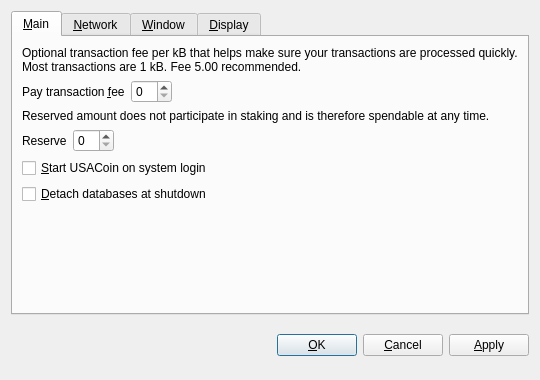
<?xml version="1.0" encoding="UTF-8"?>
<ui version="4.0">
 <class>OptionsDialog</class>
 <widget class="QDialog" name="OptionsDialog">
  <property name="geometry">
   <rect>
    <x>0</x>
    <y>0</y>
    <width>540</width>
    <height>380</height>
   </rect>
  </property>
  <property name="windowTitle">
   <string>Options</string>
  </property>
  <property name="modal">
   <bool>true</bool>
  </property>
  <layout class="QVBoxLayout" name="verticalLayout">
   <item>
    <widget class="QTabWidget" name="tabWidget">
     <property name="tabPosition">
      <enum>QTabWidget::North</enum>
     </property>
     <property name="currentIndex">
      <number>0</number>
     </property>
     <widget class="QWidget" name="tabMain">
      <attribute name="title">
       <string>&amp;Main</string>
      </attribute>
      <layout class="QVBoxLayout" name="verticalLayout_Main">
       <item>
        <widget class="QLabel" name="transactionFeeInfoLabel">
         <property name="text">
          <string>Optional transaction fee per kB that helps make sure your transactions are processed quickly. Most transactions are 1 kB. Fee 5.00 recommended.</string>
         </property>
         <property name="textFormat">
          <enum>Qt::PlainText</enum>
         </property>
         <property name="wordWrap">
          <bool>true</bool>
         </property>
        </widget>
       </item>
       <item>
        <layout class="QHBoxLayout" name="horizontalLayoutFee">
         <item>
          <widget class="QLabel" name="transactionFeeLabel">
           <property name="text">
            <string>Pay transaction &amp;fee</string>
           </property>
           <property name="textFormat">
            <enum>Qt::PlainText</enum>
           </property>
           <property name="buddy">
            <cstring>transactionFee</cstring>
           </property>
          </widget>
         </item>
         <item>
          <widget class="BitcoinAmountField" name="transactionFee"/>
         </item>
         <item>
          <spacer name="horizontalSpacerFee">
           <property name="orientation">
            <enum>Qt::Horizontal</enum>
           </property>
           <property name="sizeHint" stdset="0">
            <size>
             <width>40</width>
             <height>20</height>
            </size>
           </property>
          </spacer>
         </item>
        </layout>
       </item>
       <item>
        <widget class="QLabel" name="reserveBalanceInfoLabel">
         <property name="text">
          <string>Reserved amount does not participate in staking and is therefore spendable at any time.</string>
         </property>
         <property name="textFormat">
          <enum>Qt::PlainText</enum>
         </property>
         <property name="wordWrap">
          <bool>true</bool>
         </property>
        </widget>
       </item>
       <item>
        <layout class="QHBoxLayout" name="horizontalLayoutReserveBalance">
         <item>
          <widget class="QLabel" name="reserveBalanceLabel">
           <property name="text">
            <string>Reserve</string>
           </property>
           <property name="textFormat">
            <enum>Qt::PlainText</enum>
           </property>
           <property name="buddy">
            <cstring>reserveBalance</cstring>
           </property>
          </widget>
         </item>
         <item>
          <widget class="BitcoinAmountField" name="reserveBalance"/>
         </item>
         <item>
          <spacer name="horizontalSpacerReserveBalance">
           <property name="orientation">
            <enum>Qt::Horizontal</enum>
           </property>
           <property name="sizeHint" stdset="0">
            <size>
             <width>40</width>
             <height>20</height>
            </size>
           </property>
          </spacer>
         </item>
        </layout>
       </item>
       <item>
        <widget class="QCheckBox" name="bitcoinAtStartup">
         <property name="toolTip">
          <string>Automatically start USACoin after logging in to the system.</string>
         </property>
         <property name="text">
          <string>&amp;Start USACoin on system login</string>
         </property>
        </widget>
       </item>
       <item>
        <widget class="QCheckBox" name="detachDatabases">
         <property name="toolTip">
          <string>Detach block and address databases at shutdown. This means they can be moved to another data directory, but it slows down shutdown. The wallet is always detached.</string>
         </property>
         <property name="text">
          <string>&amp;Detach databases at shutdown</string>
         </property>
        </widget>
       </item>
       <item>
        <spacer name="verticalSpacer_Main">
         <property name="orientation">
          <enum>Qt::Vertical</enum>
         </property>
         <property name="sizeHint" stdset="0">
          <size>
           <width>20</width>
           <height>40</height>
          </size>
         </property>
        </spacer>
       </item>
      </layout>
     </widget>
     <widget class="QWidget" name="tabNetwork">
      <attribute name="title">
       <string>&amp;Network</string>
      </attribute>
      <layout class="QVBoxLayout" name="verticalLayout_Network">
       <item>
        <widget class="QCheckBox" name="mapPortUpnp">
         <property name="toolTip">
          <string>Automatically open the USACoin client port on the router. This only works when your router supports UPnP and it is enabled.</string>
         </property>
         <property name="text">
          <string>Map port using &amp;UPnP</string>
         </property>
        </widget>
       </item>
       <item>
        <widget class="QCheckBox" name="connectSocks">
         <property name="toolTip">
          <string>Connect to the USACoin network through a SOCKS proxy (e.g. when connecting through Tor).</string>
         </property>
         <property name="text">
          <string>&amp;Connect through SOCKS proxy:</string>
         </property>
        </widget>
       </item>
       <item>
        <layout class="QHBoxLayout" name="horizontalLayout_Network">
         <item>
          <widget class="QLabel" name="proxyIpLabel">
           <property name="text">
            <string>Proxy &amp;IP:</string>
           </property>
           <property name="textFormat">
            <enum>Qt::PlainText</enum>
           </property>
           <property name="buddy">
            <cstring>proxyIp</cstring>
           </property>
          </widget>
         </item>
         <item>
          <widget class="QValidatedLineEdit" name="proxyIp">
           <property name="maximumSize">
            <size>
             <width>140</width>
             <height>16777215</height>
            </size>
           </property>
           <property name="toolTip">
            <string>IP address of the proxy (e.g. 127.0.0.1)</string>
           </property>
          </widget>
         </item>
         <item>
          <widget class="QLabel" name="proxyPortLabel">
           <property name="text">
            <string>&amp;Port:</string>
           </property>
           <property name="textFormat">
            <enum>Qt::PlainText</enum>
           </property>
           <property name="buddy">
            <cstring>proxyPort</cstring>
           </property>
          </widget>
         </item>
         <item>
          <widget class="QLineEdit" name="proxyPort">
           <property name="maximumSize">
            <size>
             <width>55</width>
             <height>16777215</height>
            </size>
           </property>
           <property name="toolTip">
            <string>Port of the proxy (e.g. 9050)</string>
           </property>
          </widget>
         </item>
         <item>
          <widget class="QLabel" name="socksVersionLabel">
           <property name="text">
            <string>SOCKS &amp;Version:</string>
           </property>
           <property name="textFormat">
            <enum>Qt::PlainText</enum>
           </property>
           <property name="buddy">
            <cstring>socksVersion</cstring>
           </property>
          </widget>
         </item>
         <item>
          <widget class="QValueComboBox" name="socksVersion">
           <property name="toolTip">
            <string>SOCKS version of the proxy (e.g. 5)</string>
           </property>
          </widget>
         </item>
         <item>
          <spacer name="horizontalSpacer_Network">
           <property name="orientation">
            <enum>Qt::Horizontal</enum>
           </property>
           <property name="sizeHint" stdset="0">
            <size>
             <width>40</width>
             <height>20</height>
            </size>
           </property>
          </spacer>
         </item>
        </layout>
       </item>
       <item>
        <spacer name="verticalSpacer_Network">
         <property name="orientation">
          <enum>Qt::Vertical</enum>
         </property>
         <property name="sizeHint" stdset="0">
          <size>
           <width>20</width>
           <height>40</height>
          </size>
         </property>
        </spacer>
       </item>
      </layout>
     </widget>
     <widget class="QWidget" name="tabWindow">
      <attribute name="title">
       <string>&amp;Window</string>
      </attribute>
      <layout class="QVBoxLayout" name="verticalLayout_Window">
       <item>
        <widget class="QCheckBox" name="minimizeToTray">
         <property name="toolTip">
          <string>Show only a tray icon after minimizing the window.</string>
         </property>
         <property name="text">
          <string>&amp;Minimize to the tray instead of the taskbar</string>
         </property>
        </widget>
       </item>
       <item>
        <widget class="QCheckBox" name="minimizeOnClose">
         <property name="toolTip">
          <string>Minimize instead of exit the application when the window is closed. When this option is enabled, the application will be closed only after selecting Quit in the menu.</string>
         </property>
         <property name="text">
          <string>M&amp;inimize on close</string>
         </property>
        </widget>
       </item>
       <item>
        <spacer name="verticalSpacer_Window">
         <property name="orientation">
          <enum>Qt::Vertical</enum>
         </property>
         <property name="sizeHint" stdset="0">
          <size>
           <width>20</width>
           <height>40</height>
          </size>
         </property>
        </spacer>
       </item>
      </layout>
     </widget>
     <widget class="QWidget" name="tabDisplay">
      <attribute name="title">
       <string>&amp;Display</string>
      </attribute>
      <layout class="QVBoxLayout" name="verticalLayout_Display">
       <item>
        <layout class="QHBoxLayout" name="horizontalLayout_1_Display">
         <item>
          <widget class="QLabel" name="langLabel">
           <property name="text">
            <string>User Interface &amp;language:</string>
           </property>
           <property name="textFormat">
            <enum>Qt::PlainText</enum>
           </property>
           <property name="buddy">
            <cstring>lang</cstring>
           </property>
          </widget>
         </item>
         <item>
          <widget class="QValueComboBox" name="lang">
           <property name="toolTip">
            <string>The user interface language can be set here. This setting will take effect after restarting USACoin.</string>
           </property>
          </widget>
         </item>
        </layout>
       </item>
       <item>
        <layout class="QHBoxLayout" name="horizontalLayout_2_Display">
         <item>
          <widget class="QLabel" name="unitLabel">
           <property name="text">
            <string>&amp;Unit to show amounts in:</string>
           </property>
           <property name="textFormat">
            <enum>Qt::PlainText</enum>
           </property>
           <property name="buddy">
            <cstring>unit</cstring>
           </property>
          </widget>
         </item>
         <item>
          <widget class="QValueComboBox" name="unit">
           <property name="toolTip">
            <string>Choose the default subdivision unit to show in the interface and when sending coins.</string>
           </property>
          </widget>
         </item>
        </layout>
       </item>
       <item>
        <widget class="QCheckBox" name="displayAddresses">
         <property name="toolTip">
          <string>Whether to show USACoin addresses in the transaction list or not.</string>
         </property>
         <property name="text">
          <string>&amp;Display addresses in transaction list</string>
         </property>
        </widget>
       </item>
       <item>
        <widget class="QCheckBox" name="coinControlFeatures">
         <property name="toolTip">
          <string>Whether to show coin control features or not.</string>
         </property>
         <property name="text">
          <string>Display coin &amp;control features (experts only!)</string>
         </property>
        </widget>
       </item>
       <item>
        <spacer name="verticalSpacer_Display">
         <property name="orientation">
          <enum>Qt::Vertical</enum>
         </property>
         <property name="sizeHint" stdset="0">
          <size>
           <width>20</width>
           <height>40</height>
          </size>
         </property>
        </spacer>
       </item>
      </layout>
     </widget>
    </widget>
   </item>
   <item>
    <layout class="QHBoxLayout" name="horizontalLayout_Buttons">
     <item>
      <spacer name="horizontalSpacer_1">
       <property name="orientation">
        <enum>Qt::Horizontal</enum>
       </property>
       <property name="sizeHint" stdset="0">
        <size>
         <width>40</width>
         <height>48</height>
        </size>
       </property>
      </spacer>
     </item>
     <item>
      <widget class="QLabel" name="statusLabel">
       <property name="font">
        <font>
         <weight>75</weight>
         <bold>true</bold>
        </font>
       </property>
       <property name="text">
        <string/>
       </property>
       <property name="textFormat">
        <enum>Qt::PlainText</enum>
       </property>
       <property name="wordWrap">
        <bool>true</bool>
       </property>
      </widget>
     </item>
     <item>
      <spacer name="horizontalSpacer_2">
       <property name="orientation">
        <enum>Qt::Horizontal</enum>
       </property>
       <property name="sizeHint" stdset="0">
        <size>
         <width>40</width>
         <height>48</height>
        </size>
       </property>
      </spacer>
     </item>
     <item>
      <widget class="QPushButton" name="okButton">
       <property name="text">
        <string>&amp;OK</string>
       </property>
      </widget>
     </item>
     <item>
      <widget class="QPushButton" name="cancelButton">
       <property name="text">
        <string>&amp;Cancel</string>
       </property>
       <property name="autoDefault">
        <bool>false</bool>
       </property>
      </widget>
     </item>
     <item>
      <widget class="QPushButton" name="applyButton">
       <property name="text">
        <string>&amp;Apply</string>
       </property>
       <property name="autoDefault">
        <bool>false</bool>
       </property>
      </widget>
     </item>
    </layout>
   </item>
  </layout>
 </widget>
 <customwidgets>
  <customwidget>
   <class>BitcoinAmountField</class>
   <extends>QSpinBox</extends>
   <header>bitcoinamountfield.h</header>
  </customwidget>
  <customwidget>
   <class>QValueComboBox</class>
   <extends>QComboBox</extends>
   <header>qvaluecombobox.h</header>
  </customwidget>
  <customwidget>
   <class>QValidatedLineEdit</class>
   <extends>QLineEdit</extends>
   <header>qvalidatedlineedit.h</header>
  </customwidget>
 </customwidgets>
 <resources/>
 <connections/>
</ui>
